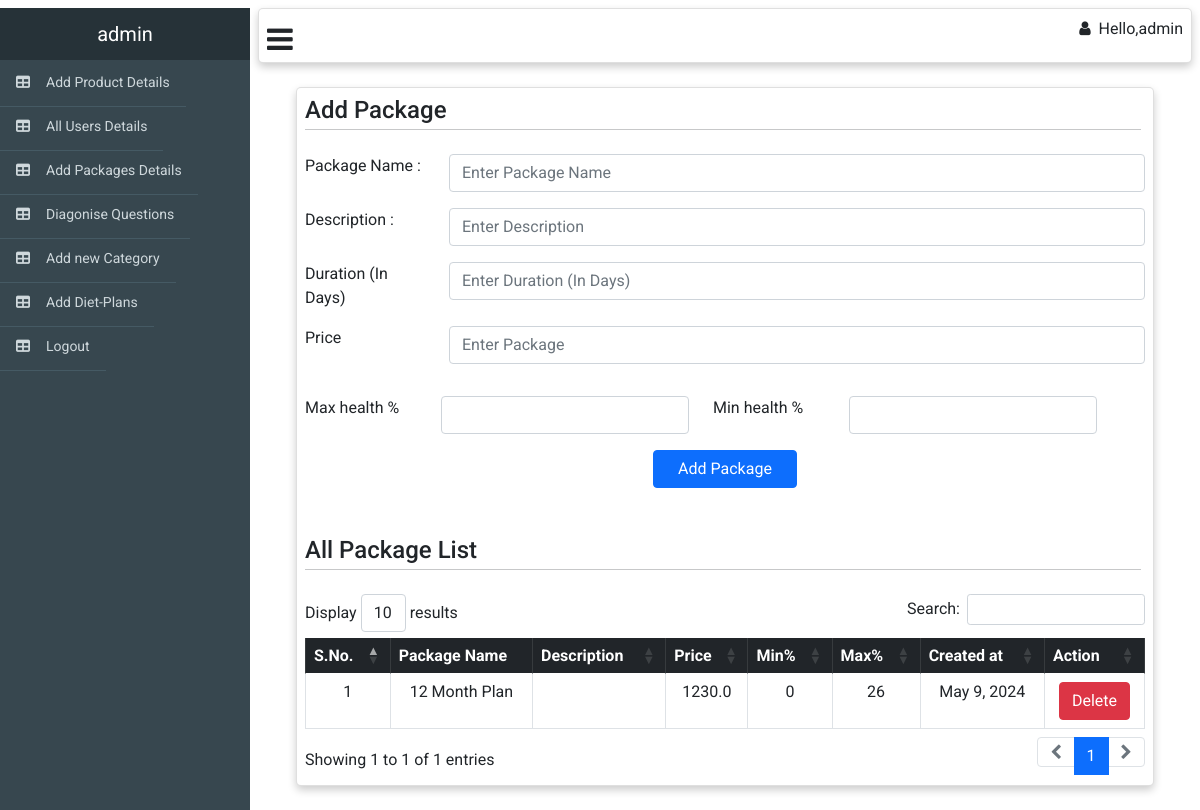
/web_admin/add-package (signed in), run on the app's committed database.
### web_admin/models.py (models this page shows)
class package(models.Model):
    name = models.CharField(max_length=150)
    duration = models.IntegerField(default=0)
    actual_price = models.FloatField(default=0)
    price = models.FloatField(default=0.0)
    is_active = models.BooleanField()
    min = models.IntegerField(default=0)
    max = models.IntegerField(default=0)
    created_at = models.DateTimeField(auto_now_add=True)
    updated_at = models.DateTimeField(auto_now=True)

### web_admin/views.py (the view, shortened to what this page needs)
# urls.py: path('add-package',AddPackage.as_view(),name='add-package'),
class AddPackage(APIView):
    model = package
    template_name = "package.html"
    def get(self,request,*args, **kwargs):
        list = self.model.objects.all()
        context={'list':list}
        return render(request,self.template_name,context)

### web_admin/templates/package.html (shortened to what this page needs)
{% extends "web_adminbase.html" %} {% block body %}{% load static %}
<div class="m-4">
  <div class="card me-6 p-2" style="width: auto">
    <h4 class="m-0 p-0">
      Add Package
      <hr class="hr p-0 mt-1 me-1" />
    </h4>
    <form
      action="/web_admin/add-package"
      method="post"
      enctype="multipart/form-data">
      <div class="form-group row mt-2">
        <label for="" class="col-sm-2 form-control-label">Package Name : </label>
        <div class="col-sm-10">
          <input type="text" name="name" id="alias-textbox" class="form-control" placeholder="Enter Package Name" />
        </div>
      </div>
      <div class="form-group row mt-3">
        <label for="" class="col-sm-2 form-control-label">Description : </label>
        <div class="col-sm-10">
          <input type="text" name="description" id="alias-textbox" class="form-control" placeholder="Enter Description" />
        </div>
      </div>
      <div class="form-group row mt-3">
        <label for="" class="col-sm-2 form-control-label"> Duration (In Days) </label>
        <div class="col-sm-10">
          <input type="number" name="Duration" id="alias-textbox" class="form-control" placeholder="Enter Duration (In Days)"/>
        </div>
      </div>
      <div class="form-group row mt-3">
        <label for="" class="col-sm-2 form-control-label"> Price </label>
        <div class="col-sm-10">
          <input type="number" name="price" id="alias-textbox" class="form-control" placeholder="Enter Package"/>
        </div>
      </div>
      <div class="form-group row mt-3">
        <div class="form-group row mt-3 col-sm-6">
          <label for="" class="col-sm-4 form-control-label">Max health %</label>
          <div class="col-sm-8">
            <input
              type="number"
              name="max"
              min="0"
              max="100"
              id="alias-textbox"
              class="form-control"
            />
          </div>
        </div>
        <div class="form-group row mt-3 col-sm-6">
          <label for="" class="col-sm-4 form-control-label">Min health %</label>
          <div class="col-sm-8">
            <input
              type="number"
              name="min"
              min="0"
              max="100"
              id="alias-textbox"
              class="form-control"
            />
          </div>
        </div>
      </div>
      <div class="d-flex justify-content-center mt-2">
        <button type="submit" class="btn btn-primary pe-4 ps-4 m-2">
          Add Package
        </button>
      </div>
    </form>
    <h4 class="mt-4 p-0">
      All Package List
      <hr class="hr p-0 mt-1 me-1" />
    </h4>
    <table
      id="example"
      class="table table-bordered text-center"
      style="width: 100%"
    >
      <thead class="table-dark text-center">
        <tr class="p-3 text-center">
          <th>S.No.</th>
          <th>Package Name</th>
          <th>Description</th>
          <th>Price</th>
          <th>Min%</th>
          <th>Max%</th>
          <th>Created at</th>
          <th>Action</th>
        </tr>
      </thead>
      <tbody>
        {% for obj in list %}
        <tr>
          <td>{{forloop.counter}}</td>
          <td>{{obj.name}}</td>
          <td>{{obj.description}}</td>
          <td>{{obj.price}}</td>
          <td>{{obj.min}}</td>
          <td>{{obj.max}}</td>
          <td>{{obj.created_at|date}}</td>
          <td><a class="btn btn-danger text-white" href="/web_admin/delete-package/{{obj.id}}">Delete</a></td>
        </tr>
        {% endfor %}
      </tbody>
    </table>
  </div>
</div>
{% endblock %}

### web_admin/templates/web_adminbase.html (shortened to what this page needs)
<html>
  <head>
    {% load static %}
    <link rel="stylesheet" href="/static/cs/dataTables.bootstrap5.min.css" />
    <link href="/static/cs/fontawesome.min.css" rel="stylesheet" />
    <link href="/static/cs/solid.css" rel="stylesheet" />
    <link href="/static/webfonts/fa-solid-900.woff2" rel="stylesheet" />
    <link href="/static/webfonts/fa-solid-900.ttf" rel="stylesheet" />
    <link href="/static/webfonts/fa-solid-900.ttf" rel="stylesheet" />
    <link href="/static/cs/dataTables.bootstrap5.min.css" rel="stylesheet" />
    <link
      href="https://cdn.jsdelivr.net/npm/bootstrap@5.0.2/dist/css/bootstrap.min.css"
      rel="stylesheet"
    />
  <link rel="stylesheet" href="https://cdnjs.cloudflare.com/ajax/libs/font-awesome/4.7.0/css/font-awesome.min.css">
  </head>
  <div id="viewport">
    <div id="sidebar">
      <header>
        <a href="#">{{request.session.name}}</a>
      </header>
      <ul class="nav">
        <li>
          <a href="/web_admin/add-product"><i class="fa-solid fa-table"></i>Add Product Details</a>
        </li>
        <li>
          <a href="/web_admin/all-users"><i class="fa-solid fa-table"></i>All Users Details</a>
        </li>
        <li>
          <a href="/web_admin/add-package"><i class="fa-solid fa-table"></i>Add Packages Details</a>
        </li>
        <li>
          <a href="/web_admin/add-questions"><i class="fa-solid fa-table"></i>Diagonise Questions</a>
        </li>
        <li>
          <a href="/web_admin/add-category"><i class="fa-solid fa-table"></i>Add new Category</a>
        </li>
        <li>
          <a href="/web_admin/add-diet-plan"><i class="fa-solid fa-table"></i>Add Diet-Plans</a>
        </li>
        <li>
          <a href="/web_admin/logout"><i class="fa-solid fa-table"></i>Logout</a>
        </li>
      </ul>
    </div>
    <div id="content">
      <div class="card m-2 p-2" style="width: auto; display: block">
        <div class="nav navbar-right">
          <i class="fa fa-bars" id="drawer_btn" onclick="openCloseNav()"></i>
          <h class="ms-auto" href="#">
            <i class="fa fa-user ms-2 me-2"></i
            >Hello,{{request.session.name}}</h
          >
        </div>
      </div>
      <div class="container-fluid">
        {% block body %}{% endblock body %}
    </div>
  </div>
</html>

### static/cs/solid.css (style rules this page uses)
:root, :host { --fa-style-family-classic: 'Font Awesome 6 Free'; --fa-font-solid: normal 900 1em/1 'Font Awesome 6 Free'; }
.fas, .fa-solid { font-weight: 900; }

### data on the page
package: name "12 Month Plan", price "1230.0", min "0", max "26", created_at "May 9, 2024"

### other printed values
{{ request.session.name }} "admin"
